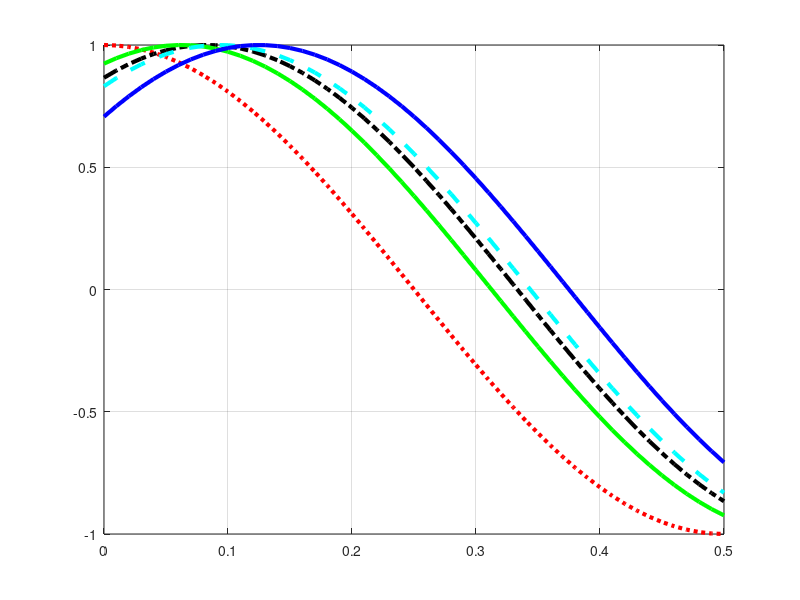

MATLAB code to generate this figure:
f0 = 1;
t = 0:0.01:0.5/f0;
sig1 = cos(2*pi*f0*t);
sig2 = cos(2*pi*f0*t-pi/6);
sig3 = cos(2*pi*f0*t-pi/8);
sig4 = cos(2*pi*f0*t-3*pi/16);
sig5 = cos(2*pi*f0*t-pi/4);

figure

plot(t,sig1,'r:','linewidth', 3)
hold on
plot(t,sig2,'k-.','linewidth', 3)
hold on
plot(t,sig3,'g','linewidth', 3)
hold on
plot(t,sig4,'c--','linewidth', 3)
hold on
plot(t,sig5,'b','linewidth', 3)
grid on

